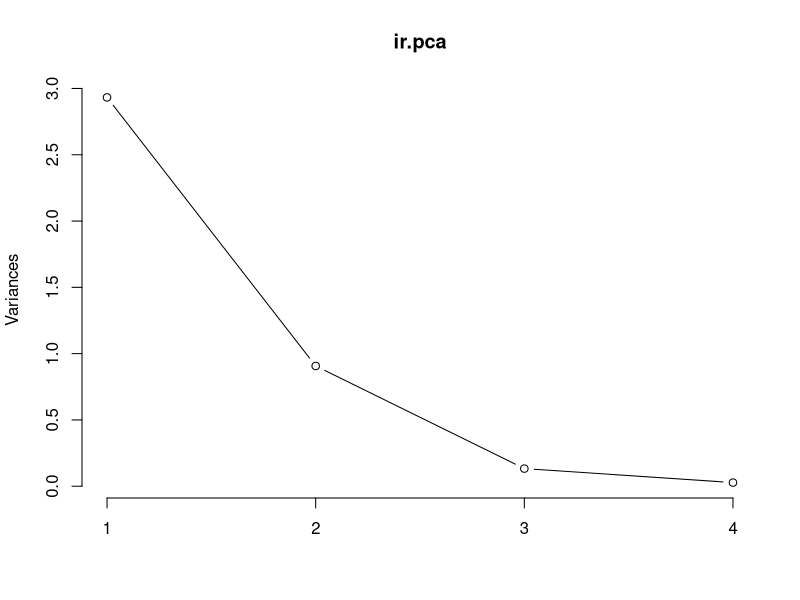

Here is the R script that generated this plot:
data(iris)
head(iris, 3)

# log transform 
log.ir <- log(iris[, 1:4])
ir.species <- iris[, 5]
 
# apply PCA - scale. = TRUE is highly 
# advisable, but default is FALSE. 
ir.pca <- prcomp(log.ir,
                 center = TRUE,
                 scale. = TRUE) 


print(ir.pca)
plot(ir.pca, type = "l")
summary(ir.pca)

predict(ir.pca, 
        newdata=tail(log.ir, 2))


require(caret)
trans = preProcess(iris[,1:4], 
                   method=c("BoxCox", "center", 
                            "scale", "pca"))
PC = predict(trans, iris[,1:4])
head(PC, 3)

trans$rotation

